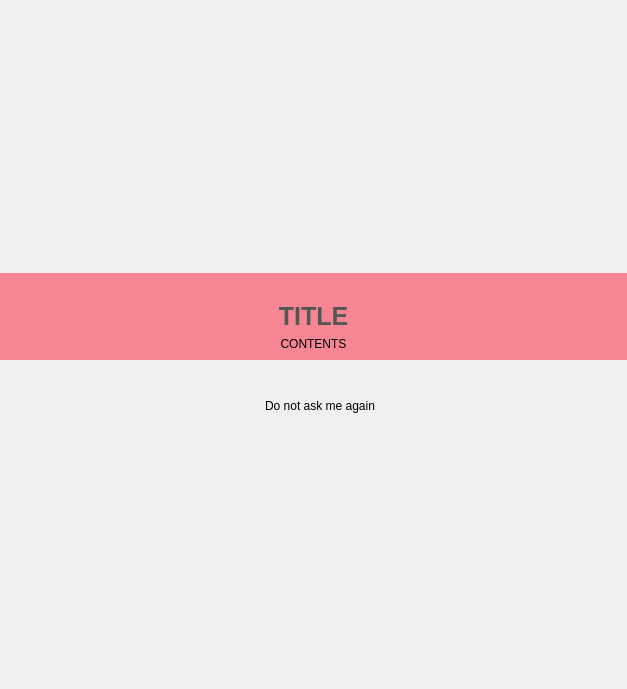
<?xml version="1.0" encoding="UTF-8"?>
<ui version="4.0">
 <class>NotificationWidget</class>
 <widget class="QWidget" name="NotificationWidget">
  <property name="geometry">
   <rect>
    <x>0</x>
    <y>0</y>
    <width>627</width>
    <height>689</height>
   </rect>
  </property>
  <property name="sizePolicy">
   <sizepolicy hsizetype="Preferred" vsizetype="Preferred">
    <horstretch>0</horstretch>
    <verstretch>0</verstretch>
   </sizepolicy>
  </property>
  <property name="windowTitle">
   <string>Form</string>
  </property>
  <property name="windowOpacity">
   <double>0.000000000000000</double>
  </property>
  <property name="styleSheet">
   <string notr="true"/>
  </property>
  <layout class="QGridLayout" name="gridLayout">
   <property name="leftMargin">
    <number>0</number>
   </property>
   <property name="topMargin">
    <number>0</number>
   </property>
   <property name="rightMargin">
    <number>0</number>
   </property>
   <property name="bottomMargin">
    <number>0</number>
   </property>
   <property name="spacing">
    <number>0</number>
   </property>
   <item row="0" column="0">
    <layout class="QVBoxLayout" name="verticalStack">
     <property name="spacing">
      <number>6</number>
     </property>
     <item>
      <spacer name="verticalSpacer">
       <property name="orientation">
        <enum>Qt::Vertical</enum>
       </property>
       <property name="sizeHint" stdset="0">
        <size>
         <width>20</width>
         <height>40</height>
        </size>
       </property>
      </spacer>
     </item>
     <item>
      <widget class="QWidget" name="translucentColorSlice" native="true">
       <property name="styleSheet">
        <string notr="true">background-color: rgba(254, 30, 55, 128);</string>
       </property>
       <layout class="QVBoxLayout" name="verticalLayout">
        <item>
         <layout class="QHBoxLayout" name="horizontalLayout">
          <property name="spacing">
           <number>0</number>
          </property>
          <property name="bottomMargin">
           <number>0</number>
          </property>
          <item>
           <widget class="QLabel" name="notificationImage">
            <property name="maximumSize">
             <size>
              <width>100</width>
              <height>100</height>
             </size>
            </property>
            <property name="styleSheet">
             <string notr="true">background-color: rgba(255, 255, 255, 0);</string>
            </property>
            <property name="text">
             <string/>
            </property>
            <property name="pixmap">
             <pixmap resource="../Panel.qrc">:/images/third_party/ionicons/alert-circled.svg</pixmap>
            </property>
            <property name="scaledContents">
             <bool>true</bool>
            </property>
            <property name="alignment">
             <set>Qt::AlignHCenter|Qt::AlignTop</set>
            </property>
           </widget>
          </item>
         </layout>
        </item>
        <item>
         <widget class="QLabel" name="titleLabel">
          <property name="sizePolicy">
           <sizepolicy hsizetype="Preferred" vsizetype="Maximum">
            <horstretch>0</horstretch>
            <verstretch>0</verstretch>
           </sizepolicy>
          </property>
          <property name="font">
           <font>
            <pointsize>19</pointsize>
            <weight>75</weight>
            <bold>true</bold>
           </font>
          </property>
          <property name="styleSheet">
           <string notr="true">color: rgb(85, 87, 83);
background-color: rgba(255, 255, 255, 0);</string>
          </property>
          <property name="text">
           <string>TITLE</string>
          </property>
          <property name="alignment">
           <set>Qt::AlignCenter</set>
          </property>
         </widget>
        </item>
        <item>
         <widget class="QLabel" name="notificationTextLabel">
          <property name="sizePolicy">
           <sizepolicy hsizetype="Minimum" vsizetype="Maximum">
            <horstretch>0</horstretch>
            <verstretch>0</verstretch>
           </sizepolicy>
          </property>
          <property name="styleSheet">
           <string notr="true">background-color: rgba(255, 255, 255, 0);</string>
          </property>
          <property name="text">
           <string>CONTENTS</string>
          </property>
          <property name="textFormat">
           <enum>Qt::AutoText</enum>
          </property>
          <property name="scaledContents">
           <bool>false</bool>
          </property>
          <property name="alignment">
           <set>Qt::AlignHCenter|Qt::AlignTop</set>
          </property>
          <property name="wordWrap">
           <bool>true</bool>
          </property>
         </widget>
        </item>
       </layout>
      </widget>
     </item>
     <item>
      <layout class="QHBoxLayout" name="horizontalLayout_3">
       <property name="topMargin">
        <number>10</number>
       </property>
       <item>
        <spacer name="horizontalSpacer_3">
         <property name="orientation">
          <enum>Qt::Horizontal</enum>
         </property>
         <property name="sizeHint" stdset="0">
          <size>
           <width>40</width>
           <height>20</height>
          </size>
         </property>
        </spacer>
       </item>
       <item>
        <layout class="QHBoxLayout" name="buttonHost">
         <property name="spacing">
          <number>20</number>
         </property>
         <property name="sizeConstraint">
          <enum>QLayout::SetDefaultConstraint</enum>
         </property>
         <property name="leftMargin">
          <number>0</number>
         </property>
         <property name="topMargin">
          <number>0</number>
         </property>
         <property name="rightMargin">
          <number>0</number>
         </property>
         <property name="bottomMargin">
          <number>0</number>
         </property>
        </layout>
       </item>
       <item>
        <spacer name="horizontalSpacer_4">
         <property name="orientation">
          <enum>Qt::Horizontal</enum>
         </property>
         <property name="sizeHint" stdset="0">
          <size>
           <width>40</width>
           <height>20</height>
          </size>
         </property>
        </spacer>
       </item>
      </layout>
     </item>
     <item>
      <layout class="QHBoxLayout" name="horizontalLayout_2">
       <item>
        <spacer name="horizontalSpacer">
         <property name="orientation">
          <enum>Qt::Horizontal</enum>
         </property>
         <property name="sizeHint" stdset="0">
          <size>
           <width>40</width>
           <height>20</height>
          </size>
         </property>
        </spacer>
       </item>
       <item>
        <widget class="QCheckBox" name="dontAskAgainButton">
         <property name="styleSheet">
          <string notr="true">background-color: rgba(255, 255, 255, 0);</string>
         </property>
         <property name="text">
          <string>Do not ask me again</string>
         </property>
        </widget>
       </item>
       <item>
        <spacer name="horizontalSpacer_2">
         <property name="orientation">
          <enum>Qt::Horizontal</enum>
         </property>
         <property name="sizeHint" stdset="0">
          <size>
           <width>40</width>
           <height>20</height>
          </size>
         </property>
        </spacer>
       </item>
      </layout>
     </item>
     <item>
      <spacer name="verticalSpacer_2">
       <property name="orientation">
        <enum>Qt::Vertical</enum>
       </property>
       <property name="sizeHint" stdset="0">
        <size>
         <width>20</width>
         <height>40</height>
        </size>
       </property>
      </spacer>
     </item>
    </layout>
   </item>
  </layout>
 </widget>
 <resources>
  <include location="../Panel.qrc"/>
 </resources>
 <connections/>
</ui>
